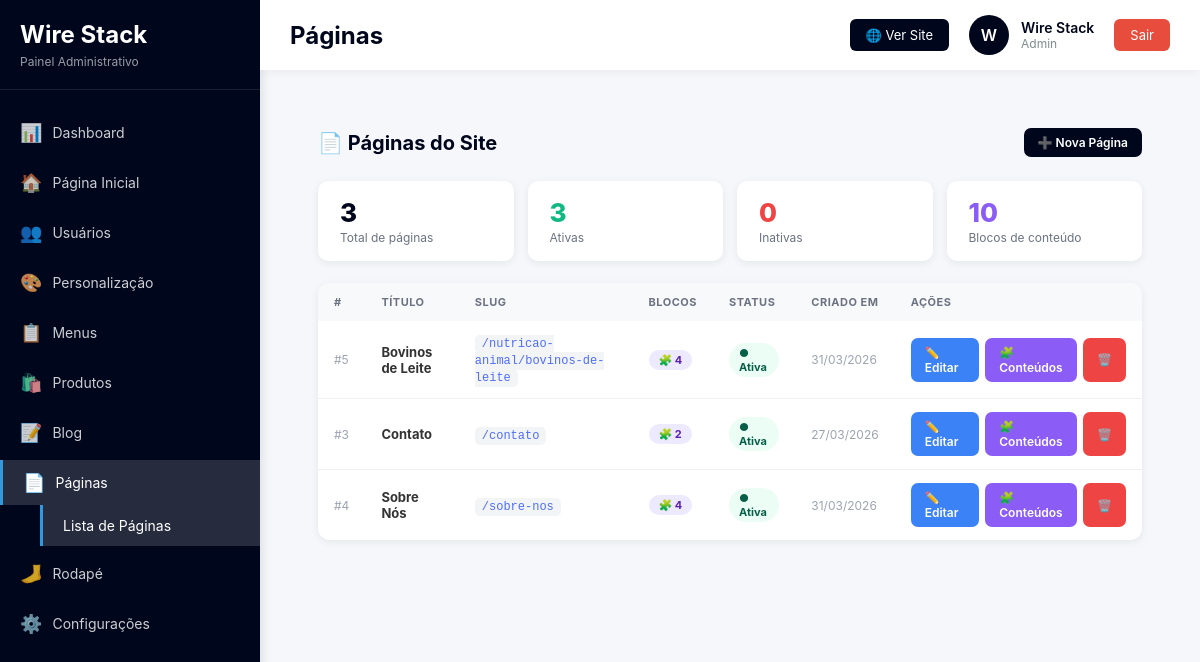
Page /admin/paginas/index.php (signed in) on the committed database.
### tables this page shows
CREATE TABLE IF NOT EXISTS `paginas` (
  `id` int NOT NULL AUTO_INCREMENT,
  `titulo` varchar(200) NOT NULL,
  `slug` varchar(200) NOT NULL,
  `meta_description` varchar(255) DEFAULT NULL,
  `meta_keywords` varchar(255) DEFAULT NULL,
  `ativo` tinyint(1) DEFAULT '1',
  `created_at` timestamp NULL DEFAULT CURRENT_TIMESTAMP,
  `updated_at` timestamp NULL DEFAULT CURRENT_TIMESTAMP ON UPDATE CURRENT_TIMESTAMP,
  PRIMARY KEY (`id`),
  UNIQUE KEY `slug` (`slug`),
  KEY `idx_slug` (`slug`)
);

### admin/paginas/index.php (the view, shortened to what this page needs)
<?php
$db = getDB();
$paginas = $db->query("
    SELECT p.*, COUNT(c.id) as total_conteudos
    FROM paginas p
    LEFT JOIN conteudos c ON c.pagina_id = p.id
    GROUP BY p.id
    ORDER BY p.titulo ASC
")->fetchAll();
include __DIR__ . '/../includes/header.php';
include __DIR__ . '/../includes/sidebar.php';
?>
<main class="content">
<div class="pg-wrap">
    <div class="pg-header">
        <h2>📄 Páginas do Site</h2>
        <a href="<?= BASE_URL ?>/admin/paginas/criar.php" class="btn btn-dark">➕ Nova Página</a>
    </div>
    <?php
    $ativas   = count(array_filter($paginas, fn($p) => $p['ativo']));
    $inativas = count($paginas) - $ativas;
    $blocos   = array_sum(array_column($paginas, 'total_conteudos'));
    ?>
    <div class="stats">
        <div class="stat"><div class="stat-n"><?= count($paginas) ?></div><div class="stat-l">Total de páginas</div></div>
        <div class="stat"><div class="stat-n" style="color:#10b981"><?= $ativas ?></div><div class="stat-l">Ativas</div></div>
        <div class="stat"><div class="stat-n" style="color:#ef4444"><?= $inativas ?></div><div class="stat-l">Inativas</div></div>
        <div class="stat"><div class="stat-n" style="color:#8b5cf6"><?= $blocos ?></div><div class="stat-l">Blocos de conteúdo</div></div>
    </div>
    <div class="tcard">
        <?php if (count($paginas)): ?>
        <table>
            <thead>
                <tr>
                    <th>#</th><th>Título</th><th>Slug</th><th>Blocos</th><th>Status</th><th>Criado em</th><th>Ações</th>
                </tr>
            </thead>
            <tbody>
            <?php foreach ($paginas as $p): ?>
                <tr>
                    <td style="color:#9ca3af;font-size:12px">#<?= $p['id'] ?></td>
                    <td><strong><?= htmlspecialchars($p['titulo']) ?></strong></td>
                    <td><code>/<?= htmlspecialchars($p['slug']) ?></code></td>
                    <td><span class="badge badge-ct">🧩 <?= $p['total_conteudos'] ?></span></td>
                    <td><span class="badge badge-<?= $p['ativo'] ? 'on' : 'off' ?>"><?= $p['ativo'] ? '● Ativa' : '● Inativa' ?></span></td>
                    <td style="color:#9ca3af;font-size:12px"><?= date('d/m/Y', strtotime($p['created_at'])) ?></td>
                    <td>
                        <div class="acts">
                            <a href="<?= BASE_URL ?>/admin/paginas/editar.php?id=<?= $p['id'] ?>" class="btn btn-blue">✏️ Editar</a>
                            <a href="<?= BASE_URL ?>/admin/paginas/editar.php?id=<?= $p['id'] ?>&tab=conteudos" class="btn btn-purple">🧩 Conteúdos</a>
                            <a href="<?= BASE_URL ?>/admin/paginas/deletar.php?id=<?= $p['id'] ?>" class="btn btn-red"
                               onclick="return confirm('Excluir a página e todos os seus conteúdos?')">🗑️</a>
                        </div>
                    </td>
                </tr>
            <?php endforeach; ?>
            </tbody>
        </table>
        <?php endif; ?>
    </div>
</div>
</main>
<?php include __DIR__ . '/../includes/footer.php'; ?>

### admin/assets/css/dashboard.css (style rules this page uses)
* { margin: 0; padding: 0; box-sizing: border-box; }
body { font-family: -apple-system, BlinkMacSystemFont, 'Segoe UI', Roboto, Oxygen, Ubuntu, Cantarell, sans-serif; background: #f5f7fa; color: #333; }
.content { margin-left: 260px; margin-top: 70px; padding: 30px; min-height: calc(100vh - 70px); }
.btn { display: inline-block; padding: 12px 24px; background: #00071c; color: white; text-decoration: none; border-radius: 8px; font-weight: 600; font-size: 14px; transition: all 0.3s; border: none; cursor: pointer; }

### admin/paginas/index.php (style rules this page uses)
.pg-wrap { padding:28px }
.pg-header { display:flex;justify-content:space-between;align-items:center;margin-bottom:24px }
.pg-header h2 { font-size:20px;font-weight:700;color:#00071c }
.stats { display:flex;gap:14px;margin-bottom:22px;flex-wrap:wrap }
.stat { background:#fff;border-radius:10px;box-shadow:0 2px 8px rgba(0,0,0,.07);padding:16px 22px;flex:1;min-width:110px }
.stat-n { font-size:26px;font-weight:800;color:#00071c }
.stat-l { font-size:12px;color:#6b7280;margin-top:2px }
.tcard { background:#fff;border-radius:12px;box-shadow:0 2px 8px rgba(0,0,0,.07);overflow:hidden }
table { width:100%;border-collapse:collapse }
thead { background:#f8f9fa }
th { padding:12px 16px;text-align:left;font-size:11px;font-weight:700;color:#6b7280;text-transform:uppercase;letter-spacing:.5px;white-space:nowrap }
td { padding:13px 16px;border-bottom:1px solid #f0f0f0;font-size:13px;vertical-align:middle }
tbody tr:last-child td { border-bottom:none }
.badge { display:inline-flex;align-items:center;padding:3px 10px;border-radius:20px;font-size:11px;font-weight:700 }
.badge-on { background:#ecfdf5;color:#065f46 }
.badge-ct { background:#ede9fe;color:#5b21b6 }
code { background:#f3f4f6;padding:2px 7px;border-radius:5px;font-size:12px;color:#4f6ef7;font-family:monospace }
.acts { display:flex;gap:6px }
.btn { display:inline-flex;align-items:center;gap:5px;padding:7px 14px;border:none;border-radius:7px;font-size:12px;font-weight:600;cursor:pointer;text-decoration:none;transition:all .18s }
.btn-dark { background:#00071c;color:#fff }
.btn-blue { background:#3b82f6;color:#fff }
.btn-red { background:#ef4444;color:#fff }
.btn-purple { background:#8b5cf6;color:#fff }

### rows in the picture
paginas: id "5", titulo "Bovinos de Leite", slug "nutricao-animal/bovinos-de-leite", total_conteudos "4", ativo "● Ativa", created_at "31/03/2026"
paginas: id "3", titulo "Contato", slug "contato", total_conteudos "2", ativo "● Ativa", created_at "27/03/2026"
paginas: id "4", titulo "Sobre Nós", slug "sobre-nos", total_conteudos "4", ativo "● Ativa", created_at "31/03/2026"

### other values in the picture
$page_title "Páginas"
substr($user_name, 0, 1) "W"
$user_name "Wire Stack"
$user_role "Admin"
count($paginas) "3"
$ativas "3"
$inativas "0"
$blocos "10"
